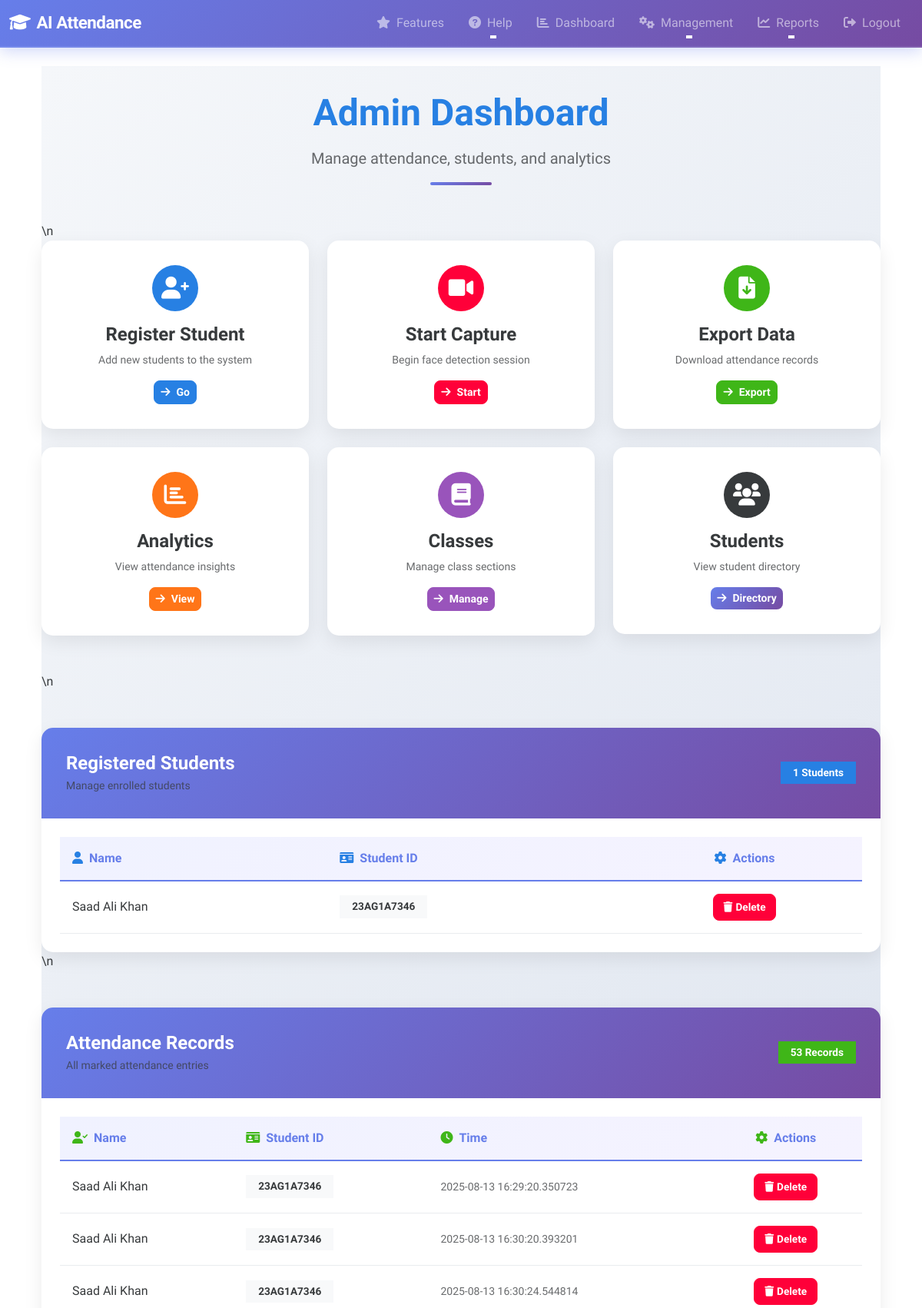
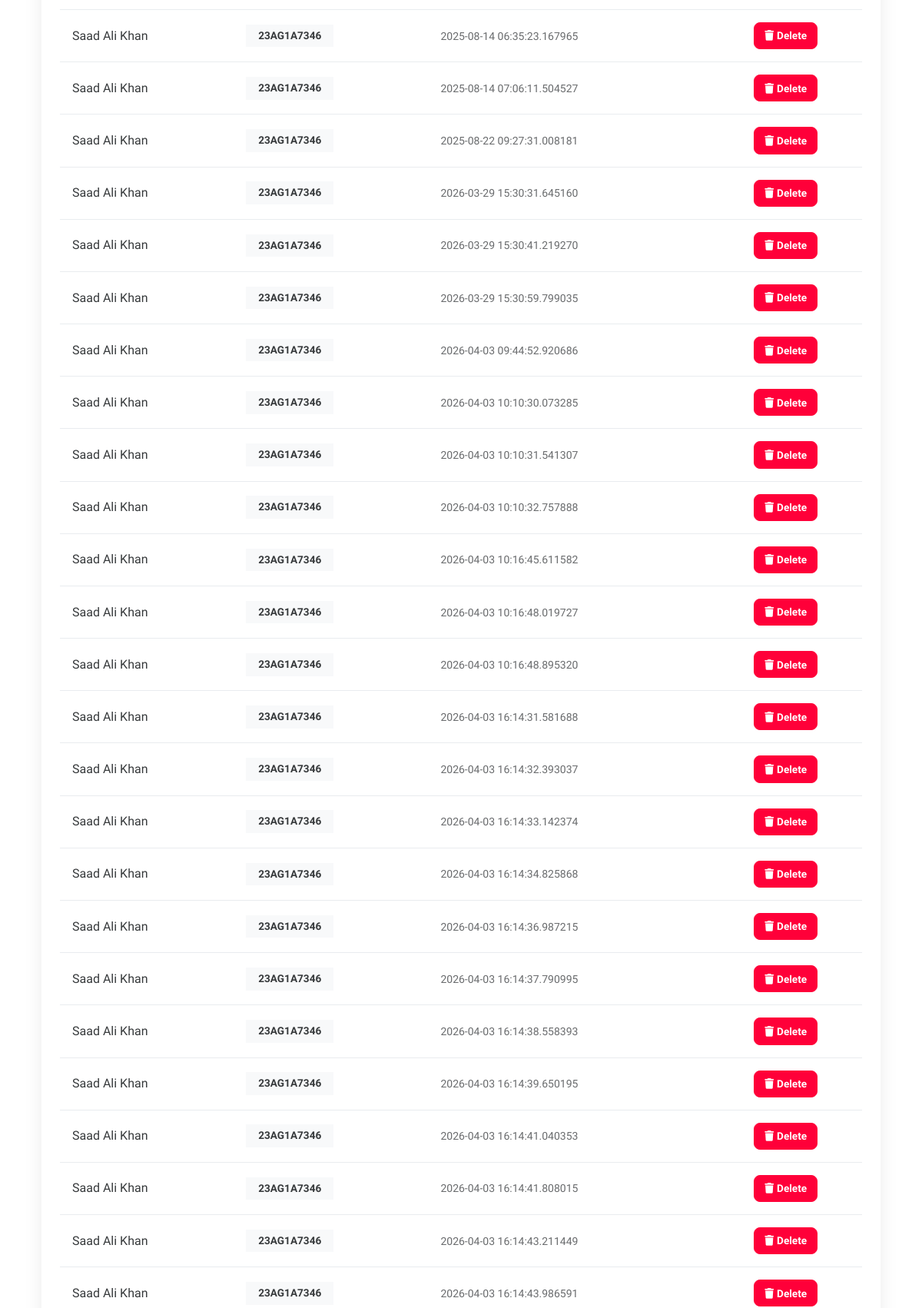
The app's page /dashboard (signed in, upper part) with its own data (2 pictures, top to bottom).
### models.py (models this page shows)
class Student(Base):
    __tablename__ = "students"
    id = Column(Integer, primary_key=True)
    name = Column(String, nullable=False)
    student_id = Column(String, unique=True, nullable=False)
    encoding = Column(String, nullable=False)  # store encoding as comma-separated string
    attendances = relationship("Attendance", back_populates="student")

class Attendance(Base):
    __tablename__ = "attendances"
    id = Column(Integer, primary_key=True)
    student_id = Column(Integer, ForeignKey("students.id"))
    timestamp = Column(DateTime, default=datetime.datetime.utcnow)
    student = relationship("Student", back_populates="attendances")

### app.py (the view)
@app.route("/dashboard")
@login_required
def dashboard():
    attendance_records = g.session.query(Attendance).all()
    student_records = g.session.query(Student).all()
    rows_attendance = []
    for r in attendance_records:
        rows_attendance.append({
            "id": r.id,
            "name": r.student.name,
            "student_id": r.student.student_id,
            "timestamp": r.timestamp
        })
    rows_students = []
    for s in student_records:
        rows_students.append({
            "id": s.id,
            "name": s.name,
            "student_id": s.student_id
        })
    return render_template("dashboard.html", attendance_records=rows_attendance, student_records=rows_students)

### app.py (called while the page is built)
@app.before_request
def before_request_func():
    g.session = get_session(engine)

@app.teardown_request
def teardown_request_func(exception=None):
    if 'session' in g:
        if exception:
            g.session.rollback()
        else:
            g.session.commit()
        g.session.close()

@login_manager.user_loader
def load_user(user_id):
    u = g.session.query(User).filter_by(id=int(user_id)).first()
    if u:
        return UserLogin(u.id, u.username, u.password)
    return None

### models.py (called while the page is built)
def get_session(engine):
    Session = sessionmaker(bind=engine)
    return Session()

### templates/dashboard.html (shortened to what this page needs)
{% extends "base.html" %}
{% block content %}
<section class="dashboard-section">
    <div class="text-center mb-5">
        <h2 class="display-5 fw-bold text-primary mb-3">Admin Dashboard</h2>
        <p class="lead text-muted">Manage attendance, students, and analytics</p>
        <div class="divider"></div>
    </div>
    \n    <div class="row mb-5 g-4">
        <div class="col-md-6 col-lg-4">
            <div class="action-card">
                <div class="card-icon bg-primary">
                    <i class="fas fa-user-plus"></i>
                </div>
                <h4 class="fw-bold mt-3">Register Student</h4>
                <p class="text-muted small">Add new students to the system</p>
                <a class="btn btn-primary btn-sm btn-glow" href="{{ url_for('register_student_route') }}">
                    <i class="fas fa-arrow-right me-2"></i>Go
                </a>
            </div>
        </div>
        <div class="col-md-6 col-lg-4">
            <div class="action-card">
                <div class="card-icon bg-danger">
                    <i class="fas fa-video"></i>
                </div>
                <h4 class="fw-bold mt-3">Start Capture</h4>
                <p class="text-muted small">Begin face detection session</p>
                <a class="btn btn-danger btn-sm btn-glow" href="{{ url_for('start_capture') }}">
                    <i class="fas fa-arrow-right me-2"></i>Start
                </a>
            </div>
        </div>
        <div class="col-md-6 col-lg-4">
            <div class="action-card">
                <div class="card-icon bg-success">
                    <i class="fas fa-file-download"></i>
                </div>
                <h4 class="fw-bold mt-3">Export Data</h4>
                <p class="text-muted small">Download attendance records</p>
                <a class="btn btn-success btn-sm btn-glow" href="{{ url_for('export_csv') }}">
                    <i class="fas fa-arrow-right me-2"></i>Export
                </a>
            </div>
        </div>
        <div class="col-md-6 col-lg-4">
            <div class="action-card">
                <div class="card-icon bg-warning">
                    <i class="fas fa-chart-bar"></i>
                </div>
                <h4 class="fw-bold mt-3">Analytics</h4>
                <p class="text-muted small">View attendance insights</p>
                <a class="btn btn-warning btn-sm btn-glow" href="{{ url_for('analytics') }}">
                    <i class="fas fa-arrow-right me-2"></i>View
                </a>
            </div>
        </div>
        <div class="col-md-6 col-lg-4">
            <div class="action-card">
                <div class="card-icon bg-info">
                    <i class="fas fa-book"></i>
                </div>
                <h4 class="fw-bold mt-3">Classes</h4>
                <p class="text-muted small">Manage class sections</p>
                <a class="btn btn-info btn-sm btn-glow" href="{{ url_for('class_management') }}">
                    <i class="fas fa-arrow-right me-2"></i>Manage
                </a>
            </div>
        </div>
        <div class="col-md-6 col-lg-4">
            <div class="action-card">
                <div class="card-icon bg-secondary">
                    <i class="fas fa-users"></i>
                </div>
                <h4 class="fw-bold mt-3">Students</h4>
                <p class="text-muted small">View student directory</p>
                <a class="btn btn-secondary btn-sm btn-glow" href="{{ url_for('student_directory') }}">
                    <i class="fas fa-arrow-right me-2"></i>Directory
                </a>
            </div>
        </div>
    </div>
    \n    <div class="data-card mt-5">
        <div class="card-header-custom">
            <div class="d-flex align-items-center justify-content-between">
                <div>
                    <h4 class="fw-bold mb-1">Registered Students</h4>
                    <p class="text-muted small mb-0">Manage enrolled students</p>
                </div>
                <div class="badge bg-primary fs-6">{{ student_records|length }} Students</div>
            </div>
        </div>
        <div class="table-responsive">
            <table class="data-table">
                <thead>
                    <tr>
                        <th><i class="fas fa-user me-2 text-primary"></i>Name</th>
                        <th><i class="fas fa-id-card me-2 text-primary"></i>Student ID</th>
                        {% if current_user.username == "admin" %}
                        <th class="text-center"><i class="fas fa-cog me-2 text-primary"></i>Actions</th>
                        {% endif %}
                    </tr>
                </thead>
                <tbody>
                {% for s in student_records %}
                    <tr class="table-row-animation">
                        <td class="fw-600">{{ s.name }}</td>
                        <td><span class="badge bg-light text-dark">{{ s.student_id }}</span></td>
                        {% if current_user.username == "admin" %}
                        <td class="text-center">
                            <form action="{{ url_for('delete_student', student_id=s.id) }}" method="post" style="display: inline;" onsubmit="return confirm('Delete this student and all records?');">
                                <button type="submit" class="btn btn-sm btn-danger btn-icon">
                                    <i class="fas fa-trash me-1"></i>Delete
                                </button>
                            </form>
                        </td>
                        {% endif %}
                    </tr>
                {% endfor %}
                </tbody>
            </table>
        </div>
    </div>
    \n    <div class="data-card mt-5">
        <div class="card-header-custom">
            <div class="d-flex align-items-center justify-content-between">
                <div>
                    <h4 class="fw-bold mb-1">Attendance Records</h4>
                    <p class="text-muted small mb-0">All marked attendance entries</p>
                </div>
                <div class="badge bg-success fs-6">{{ attendance_records|length }} Records</div>
            </div>
        </div>
        <div class="table-responsive">
            <table class="data-table">
                <thead>
                    <tr>
                        <th><i class="fas fa-user-check me-2 text-success"></i>Name</th>
                        <th><i class="fas fa-id-card me-2 text-success"></i>Student ID</th>
                        <th><i class="fas fa-clock me-2 text-success"></i>Time</th>
                        {% if current_user.username == "admin" %}
                        <th class="text-center"><i class="fas fa-cog me-2 text-success"></i>Actions</th>
                        {% endif %}
                    </tr>
                </thead>
                <tbody>
                {% for r in attendance_records %}
                    <tr class="table-row-animation">
                        <td class="fw-600">{{ r.name }}</td>
                        <td><span class="badge bg-light text-dark">{{ r.student_id }}</span></td>
                        <td><small class="text-muted">{{ r.timestamp }}</small></td>
                        {% if current_user.username == "admin" %}
                        <td class="text-center">
                            <form action="{{ url_for('delete_attendance', record_id=r.id) }}" method="post" style="display: inline;" onsubmit="return confirm('Delete this record?');">
                                <button type="submit" class="btn btn-sm btn-danger btn-icon">
                                    <i class="fas fa-trash me-1"></i>Delete
                                </button>
                            </form>
                        </td>
                        {% endif %}
                    </tr>
                {% endfor %}
                </tbody>
            </table>
        </div>
    </div>
</section>
{% endblock %}

### templates/base.html (shortened to what this page needs)
<!doctype html>
<html lang="en">
<head>
  <link rel="stylesheet" href="https://cdn.jsdelivr.net/npm/bootswatch@5.2.3/dist/cosmo/bootstrap.min.css">
  <link rel="stylesheet" href="https://cdnjs.cloudflare.com/ajax/libs/font-awesome/6.0.0/css/all.min.css">
  <link rel="stylesheet" href="{{ url_for('static', filename='css/js/style.css') }}">
</head>
<body>
  <nav class="navbar navbar-expand-lg navbar-dark">
    <div class="container-fluid">
      <a class="navbar-brand" href="{{ url_for('index') }}">
        <i class="fas fa-graduation-cap"></i>AI Attendance
      </a>
      <div class="collapse navbar-collapse" id="navbarNav">
        <ul class="navbar-nav ms-auto">
          <li class="nav-item">
            <a class="nav-link" href="{{ url_for('features') }}">
              <i class="fas fa-star me-2"></i>Features
            </a>
          </li>
          <li class="nav-item dropdown">
            <a class="nav-link dropdown-toggle" href="#" id="helpDropdown" role="button" data-bs-toggle="dropdown">
              <i class="fas fa-question-circle me-2"></i>Help
            </a>
          </li>
          {% if current_user.is_authenticated %}
          <li class="nav-item">
            <a class="nav-link" href="{{ url_for('dashboard') }}">
              <i class="fas fa-chart-bar me-2"></i>Dashboard
            </a>
          </li>
          <li class="nav-item dropdown">
            <a class="nav-link dropdown-toggle" href="#" id="managementDropdown" role="button" data-bs-toggle="dropdown">
              <i class="fas fa-cogs me-2"></i>Management
            </a>
          </li>
          <li class="nav-item dropdown">
            <a class="nav-link dropdown-toggle" href="#" id="analyticsDropdown" role="button" data-bs-toggle="dropdown">
              <i class="fas fa-chart-line me-2"></i>Reports
            </a>
          </li>
          <li class="nav-item">
            <a class="nav-link" href="{{ url_for('logout') }}">
              <i class="fas fa-sign-out-alt me-2"></i>Logout
            </a>
          </li>
          {% endif %}
        </ul>
      </div>
    </div>
  </nav>
  <div class="container p-4">
    {% block content %}{% endblock %}
  </div>
</body>
</html>

### static/css/js/style.css (style rules this page uses)
.btn { transition: all 0.3s ease; border-radius: 8px; font-weight: 600; }
.btn-glow { animation: glow 2s ease-in-out infinite; }
.btn-secondary { background: linear-gradient(135deg, #667eea 0%, #764ba2 100%); border: none; color: white; }
.divider { width: 80px; height: 4px; background: linear-gradient(135deg, #667eea, #764ba2); margin: 1rem auto 0; border-radius: 2px; animation: dividerGrow 0.8s ease-out backwards; }
.btn { transition: all 0.3s ease; }

### templates/base.html (style rules this page uses)
.navbar { background: linear-gradient(135deg, #667eea 0%, #764ba2 100%) !important; box-shadow: 0 5px 20px rgba(102, 126, 234, 0.3); position: sticky; top: 0; z-index: 1000; border-bottom: 2px solid rgba(255, 255, 255, 0.1); }
.navbar-brand { font-weight: 700; font-size: 1.4rem; letter-spacing: -0.5px; animation: slideInDown 0.5s ease-out; }
.navbar-brand i { margin-right: 0.5rem; animation: float 3s ease-in-out infinite; }
.nav-link { font-weight: 500; transition: all 0.3s ease; position: relative; margin: 0 0.5rem; border-radius: 8px; }
.nav-link::after { content: ''; position: absolute; bottom: 0; left: 50%; width: 0; height: 2px; background: white; transition: all 0.3s ease; transform: translateX(-50%); }

### templates/dashboard.html (style rules this page uses)
.dashboard-section { background: linear-gradient(135deg, #f5f7fa 0%, #c3cfe2 100%); padding: 2rem 0; min-height: 100vh; }
.action-card { background: white; border-radius: 15px; padding: 2rem; text-align: center; box-shadow: 0 8px 25px rgba(0, 0, 0, 0.08); transition: all 0.3s ease; animation: cardSlideUp 0.8s ease-out backwards; }
.action-card:nth-child(1) { animation-delay: 0s; }
.card-icon { width: 60px; height: 60px; border-radius: 50%; display: flex; align-items: center; justify-content: center; margin: 0 auto; font-size: 1.8rem; color: white; transition: all 0.3s ease; }
.data-card { background: white; border-radius: 15px; box-shadow: 0 8px 25px rgba(0, 0, 0, 0.08); overflow: hidden; animation: cardSlideUp 0.8s ease-out 0.3s backwards; }
.card-header-custom { background: linear-gradient(135deg, #667eea 0%, #764ba2 100%); color: white; padding: 2rem; }
.table-responsive { padding: 1.5rem; }
.data-table { width: 100%; border-collapse: collapse; margin: 0; }
.data-table thead tr { background: linear-gradient(135deg, #f0f2ff 0%, #f5f3ff 100%); border-bottom: 2px solid #667eea; }
.data-table th { color: #667eea; font-weight: 600; padding: 1rem; text-align: left; }
.data-table td { padding: 1rem; border-bottom: 1px solid #e9ecef; }
.table-row-animation { animation: slideInDown 0.5s ease-out backwards; }
.btn-icon { padding: 0.4rem 0.8rem; font-size: 0.85rem; }
.badge { font-size: 0.85rem !important; padding: 0.5rem 1rem !important; }

### records on screen
Student: name "Saad Ali Khan", student_id "23AG1A7346", timestamp "2025-08-13 16:29:20.350723", timestamp "2025-08-13 16:30:20.393201", timestamp "2025-08-13 16:30:24.544814", timestamp "2025-08-14 06:35:23.167965", timestamp "2025-08-14 07:06:11.504527", timestamp "2025-08-22 09:27:31.008181", timestamp "2026-03-29 15:30:31.645160", timestamp "2026-03-29 15:30:41.219270", timestamp "2026-03-29 15:30:59.799035", timestamp "2026-04-03 09:44:52.920686", timestamp "2026-04-03 10:10:30.073285", timestamp "2026-04-03 10:10:31.541307", timestamp "2026-04-03 10:10:32.757888", timestamp "2026-04-03 10:16:45.611582", timestamp "2026-04-03 10:16:48.019727", timestamp "2026-04-03 10:16:48.895320", timestamp "2026-04-03 16:14:31.581688", timestamp "2026-04-03 16:14:32.393037", timestamp "2026-04-03 16:14:33.142374", timestamp "2026-04-03 16:14:34.825868", timestamp "2026-04-03 16:14:36.987215", timestamp "2026-04-03 16:14:37.790995", timestamp "2026-04-03 16:14:38.558393", timestamp "2026-04-03 16:14:39.650195", timestamp "2026-04-03 16:14:41.040353", timestamp "2026-04-03 16:14:41.808015", timestamp "2026-04-03 16:14:43.211449", timestamp "2026-04-03 16:14:43.986591"

### other values on screen
{{ student_records|length }} "1"
{{ attendance_records|length }} "53"
